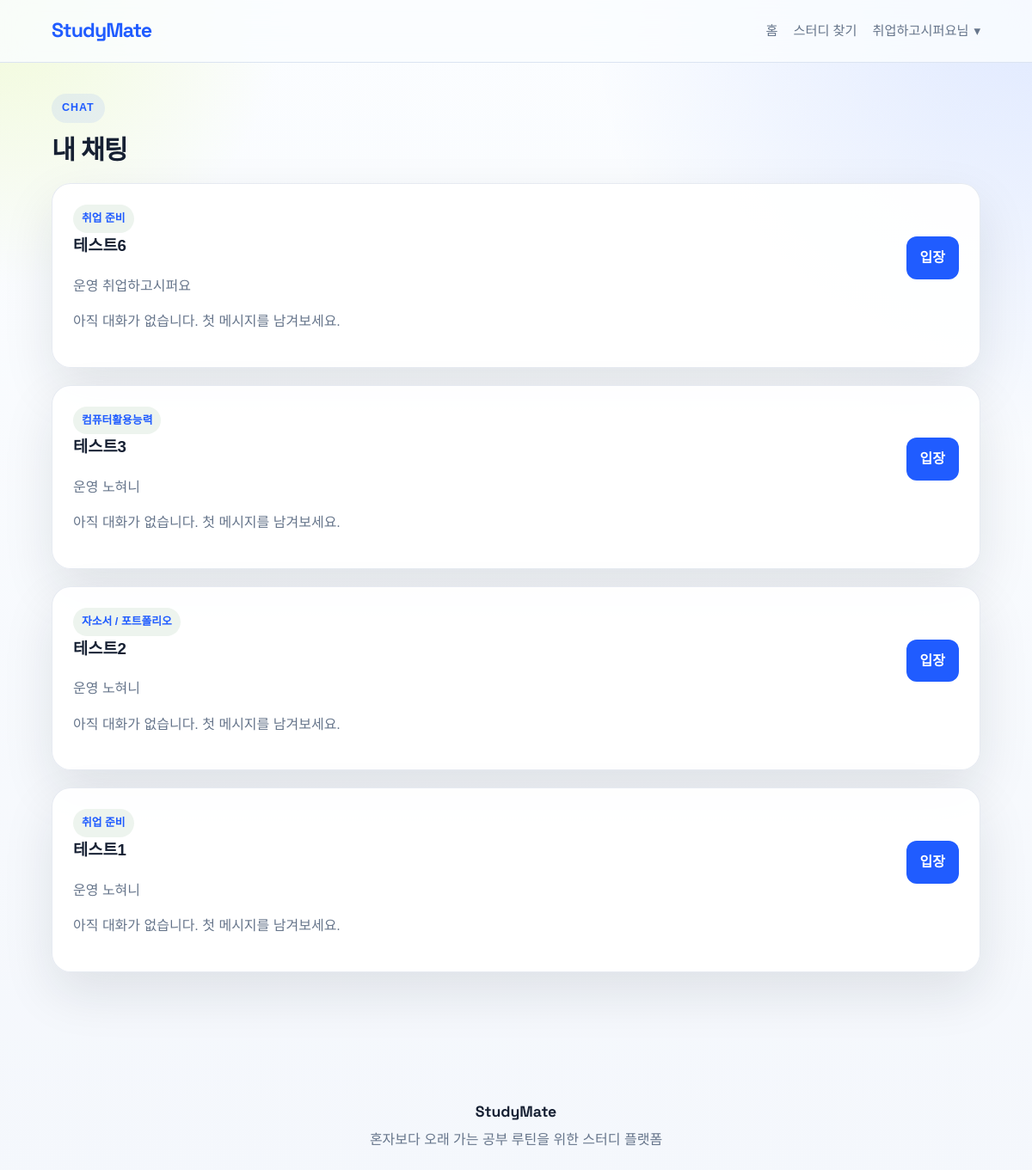
Page /chats (signed in) on the committed database.
### models.py (models this page shows, shortened)
class User(db.Model):
    __tablename__ = "user"
    id = db.Column(db.Integer, primary_key=True)
    userid = db.Column(db.String(50), unique=True, nullable=False)
    password = db.Column(db.String(200), nullable=False)
    nickname = db.Column(db.String(50), unique=True, nullable=False)
    email = db.Column(db.String(100), unique=True, nullable=False)
    bio = db.Column(db.String(100), nullable=True)
    studies = db.relationship("Study", back_populates="author", lazy=True)
    comments = db.relationship("Comment", back_populates="author", lazy=True)
    enrollments = db.relationship("Enrollment", back_populates="user", lazy=True)
    chat_messages = db.relationship("ChatMessage", back_populates="user", lazy=True)

class Study(db.Model):
    __tablename__ = "study"
    id = db.Column(db.Integer, primary_key=True)
    title = db.Column(db.String(200), nullable=False)
    category = db.Column(db.String(50), nullable=False)
    member_count = db.Column(db.Integer, nullable=False)
    content = db.Column(db.Text, nullable=False)
    date = db.Column(db.DateTime, default=get_kst_now, nullable=False)
    writer = db.Column(db.String(50), nullable=False)
    author_id = db.Column(db.Integer, db.ForeignKey("user.id"), nullable=True)
    chat_link = db.Column(db.String(300), nullable=True)
    is_closed = db.Column(db.Boolean, default=False, nullable=False)
    author = db.relationship("User", back_populates="studies")
    comments = db.relationship(
        "Comment",
        back_populates="study",
        cascade="all, delete-orphan",
        lazy=True,
        order_by="Comment.date.asc()",
    )
    enrollments = db.relationship(
        "Enrollment",
        back_populates="study",
        cascade="all, delete-orphan",
        lazy=True,
        order_by="Enrollment.date.desc()",
    )
    chat_messages = db.relationship(
        "ChatMessage",
        back_populates="study",
        cascade="all, delete-orphan",
        lazy=True,
        order_by="ChatMessage.date.asc()",
    )

### app.py (the view)
@app.route("/chats")
def chats():
    user = get_current_user()
    if not user:
        flash("로그인이 필요합니다.", "error")
        return redirect(url_for("login"))
    studies = get_accessible_chat_studies(user)
    return render_template("chat_list.html", studies=studies, user=user)

### app.py (called while the page is built)
def get_current_user():
    if hasattr(g, "current_user"):
        return g.current_user
    session_userid = session.get("user_id")
    user = User.query.filter_by(userid=session_userid).first() if session_userid else None
    if session_userid and user is None:
        session.clear()
    g.current_user = user
    return user

def get_csrf_token():
    token = session.get("_csrf_token")
    if not token:
        token = secrets.token_hex(32)
        session["_csrf_token"] = token
    return token

def get_author_studies_query(user):
    return Study.query.filter(
        or_(
            Study.author_id == user.id,
            and_(Study.author_id.is_(None), Study.writer == user.nickname),
        )
    )

def get_accessible_chat_studies(user):
    if not user:
        return []
    owned_studies = get_author_studies_query(user).all()
    approved_enrollments = (
        Enrollment.query.filter_by(user_id=user.id, status=1)
        .order_by(Enrollment.date.desc())
        .all()
    )
    studies_by_id = {study.id: study for study in owned_studies}
    for enrollment in approved_enrollments:
        studies_by_id.setdefault(enrollment.study.id, enrollment.study)
    studies = list(studies_by_id.values())
    studies.sort(
        key=lambda study: study.chat_messages[-1].date if study.chat_messages else study.date,
        reverse=True,
    )
    return studies

@app.before_request
def load_user_and_protect_forms():
    get_current_user()
    if request.method == "POST":
        session_token = session.get("_csrf_token")
        submitted_token = request.form.get("_csrf_token") or request.headers.get("X-CSRFToken")
        if not session_token or session_token != submitted_token:
            abort(400, description="잘못된 요청입니다.")

@app.context_processor
def inject_template_globals():
    user = get_current_user()
    return {
        "csrf_token": get_csrf_token(),
        "current_user": user,
        "user_nickname": user.nickname if user else None,
        "study_categories": STUDY_CATEGORIES,
    }

### templates/chat_list.html (shortened to what this page needs)
{% extends "base.html" %}
{% block content %}
<section class="section-heading">
    <div>
        <p class="section-kicker">CHAT</p>
        <h2>내 채팅</h2>
    </div>
</section>
<section class="chat-room-list">
    {% for study in studies %}
        <article class="chat-room-card">
            <div class="chat-room-card-top">
                <div>
                    <span class="tag">{{ study.category }}</span>
                    <h3><a href="{{ url_for('study_chat', study_id=study.id) }}">{{ study.title }}</a></h3>
                    <p class="text-muted">운영 {{ study.writer }}</p>
                </div>
                <a href="{{ url_for('study_chat', study_id=study.id) }}" class="primary-link compact-link">입장</a>
            </div>
            {% if study.chat_messages %}
                {% set last_message = study.chat_messages[-1] %}
                <div class="chat-room-preview">
                    <strong>{{ last_message.user.nickname }}</strong>
                    <p>{{ last_message.content }}</p>
                    <span class="date">{{ last_message.date.strftime('%Y-%m-%d %H:%M') }}</span>
                </div>
            {% else %}
                <p class="text-muted">아직 대화가 없습니다. 첫 메시지를 남겨보세요.</p>
            {% endif %}
        </article>
    {% endfor %}
</section>
{% endblock %}

### templates/base.html (shortened to what this page needs)
<!DOCTYPE html>
<html lang="ko">
<head>
    <link rel="stylesheet" href="{{ url_for('static', filename='css/style.css') }}">
</head>
<body class="{% block body_class %}{% endblock %}">
    <header class="site-header">
        <div class="nav-container">
            <a href="{{ url_for('home') }}" class="logo">StudyMate</a>
            <nav class="nav-menu" aria-label="Primary">
                <a href="{{ url_for('home') }}" class="{% if request.endpoint == 'home' %}active{% endif %}">홈</a>
                <a href="{{ url_for('study') }}" class="{% if request.endpoint in ['study', 'study_detail', 'studywrite', 'study_edit'] %}active{% endif %}">스터디 찾기</a>
                {% if current_user %}
                    <div class="user-dropdown">
                        <button type="button" class="user-btn" data-dropdown-toggle>
                            {{ current_user.nickname }}님 <span class="arrow">▾</span>
                        </button>
                    </div>
                {% else %}
                    <div class="auth-link-group" aria-label="로그인 또는 회원가입">
                        <a href="{{ url_for('login') }}" class="{% if request.endpoint == 'login' %}active{% endif %}">로그인</a>
                        <span>/</span>
                        <a href="{{ url_for('signup') }}" class="{% if request.endpoint == 'signup' %}active{% endif %}">회원가입</a>
                    </div>
                {% endif %}
            </nav>
        </div>
    </header>
    <main>
        {% block content %}{% endblock %}
    </main>
    <footer class="site-footer">
        <div class="footer-inner">
            <p class="footer-brand">StudyMate</p>
            <p>혼자보다 오래 가는 공부 루틴을 위한 스터디 플랫폼</p>
        </div>
    </footer>
</body>
</html>

### static/css/style.css (style rules this page uses)
:root { --bg: #f4f7fc; --surface: #ffffff; --surface-muted: #eef4ff; --line: #d8e2f0; --text: #162033; --text-muted: #66758b; --primary: #205cff; --primary-dark: #1547d1; --accent: #d6f46b; --accent-soft: #fff0ea; --success-bg: #e8f7ee; --success-text: #166534; --warning-bg: #fff4d6; --warning-text: #92400e; --danger-bg: #ffe7e7; --danger-text: #b42318; --shadow: 0 24px 60px rgba(17, 25, 40, 0.1); --radius: 22px; }
* { box-sizing: border-box; }
body { margin: 0; background: radial-gradient(circle at top left, rgba(214, 244, 107, 0.26), transparent 18%), radial-gradient(circle at top right, rgba(32, 92, 255, 0.12), transparent 28%), linear-gradient(180deg, #fbfdff 0%, var(--bg) 100%); color: var(--text); font-family: "Noto Sans KR", sans-serif; line-height: 1.6; }
a { color: inherit; text-decoration: none; }
button, input, select, textarea { font: inherit; }
.site-header, header { position: sticky; top: 0; z-index: 1000; backdrop-filter: blur(18px); background: rgba(251, 253, 255, 0.82); border-bottom: 1px solid rgba(216, 226, 240, 0.92); }
.nav-container { max-width: 1120px; margin: 0 auto; padding: 0 20px; min-height: 72px; display: flex; align-items: center; justify-content: space-between; gap: 20px; }
.logo { color: var(--primary); font-family: "Space Grotesk", "Noto Sans KR", sans-serif; font-weight: 700; font-size: 1.45rem; letter-spacing: -0.04em; text-transform: none; }
.nav-menu { display: flex; align-items: center; gap: 18px; }
.nav-menu > a, .user-btn { color: var(--text-muted); font-size: 0.95rem; transition: color 0.2s ease, opacity 0.2s ease; }
.user-dropdown { position: relative; }
.user-btn { display: inline-flex; align-items: center; gap: 6px; background: none; border: 0; cursor: pointer; padding: 0; }
main { max-width: 1120px; margin: 0 auto; padding: 36px 20px 72px; }
section { margin-bottom: 48px; }
h1, h2, h3, h4, p { margin-top: 0; }
h1, h2, .plain-title { letter-spacing: -0.04em; }
h2 { font-size: 1.9rem; line-height: 1.25; margin-bottom: 0; }
.section-heading { display: flex; align-items: center; justify-content: space-between; gap: 16px; margin-bottom: 20px; }
.hero-text, .text-muted, .help-text, .auth-copy, .auth-footnote, .detail-meta { color: var(--text-muted); }
.primary-btn, .primary-link, .secondary-link, .small-btn, .secondary-btn, .btn-edit, .btn-delete { display: inline-flex; align-items: center; justify-content: center; gap: 8px; border: 0; border-radius: 12px; cursor: pointer; font-weight: 700; transition: transform 0.15s ease, background 0.15s ease, color 0.15s ease; }
.primary-btn, .primary-link { background: var(--primary); color: #fff; padding: 14px 18px; }
.compact-link, .compact-btn { padding: 12px 16px; }
.meta-line, .tag, .card-status, .status-badge { display: inline-flex; align-items: center; border-radius: 999px; font-size: 0.8rem; font-weight: 700; }
.tag, .card-status { padding: 6px 10px; }
.tag { background: #edf4ee; color: var(--primary); }

### static/css/home.css (style rules this page uses)
﻿.landing-kicker, .section-kicker, .mini-label { display: inline-flex; width: fit-content; align-items: center; gap: 8px; padding: 7px 12px; border-radius: 999px; font-size: 0.78rem; font-weight: 700; letter-spacing: 0.08em; text-transform: uppercase; background: rgba(32, 92, 255, 0.08); color: var(--primary); }

### static/css/chat.css (style rules this page uses)
﻿.chat-shell, .chat-room-list { display: grid; gap: 20px; }
.chat-header-card, .chat-room-card, .chat-room-panel { background: rgba(255, 255, 255, 0.92); border: 1px solid rgba(228, 232, 240, 0.9); border-radius: var(--radius); box-shadow: var(--shadow); }
.chat-header-card, .chat-room-card, .chat-room-panel { padding: 24px; }
.chat-header-card, .chat-room-card-top, .chat-header-actions, .chat-compose-actions, .owner-chat-actions { display: flex; gap: 12px; align-items: center; justify-content: space-between; flex-wrap: wrap; }
.site-footer, footer { padding: 28px 20px 48px; text-align: center; color: var(--text-muted); }
.footer-inner { max-width: 1120px; margin: 0 auto; }
.footer-brand { margin-bottom: 6px; color: var(--text); font-family: "Space Grotesk", "Noto Sans KR", sans-serif; font-size: 1.1rem; font-weight: 700; }

### rows in the picture
User: nickname "취업하고시퍼요"
Study: category "취업 준비", title "테스트6", writer "취업하고시퍼요"
Study: category "컴퓨터활용능력", title "테스트3", writer "노혀니"
Study: category "자소서 / 포트폴리오", title "테스트2", writer "노혀니"
Study: category "취업 준비", title "테스트1", writer "노혀니"
